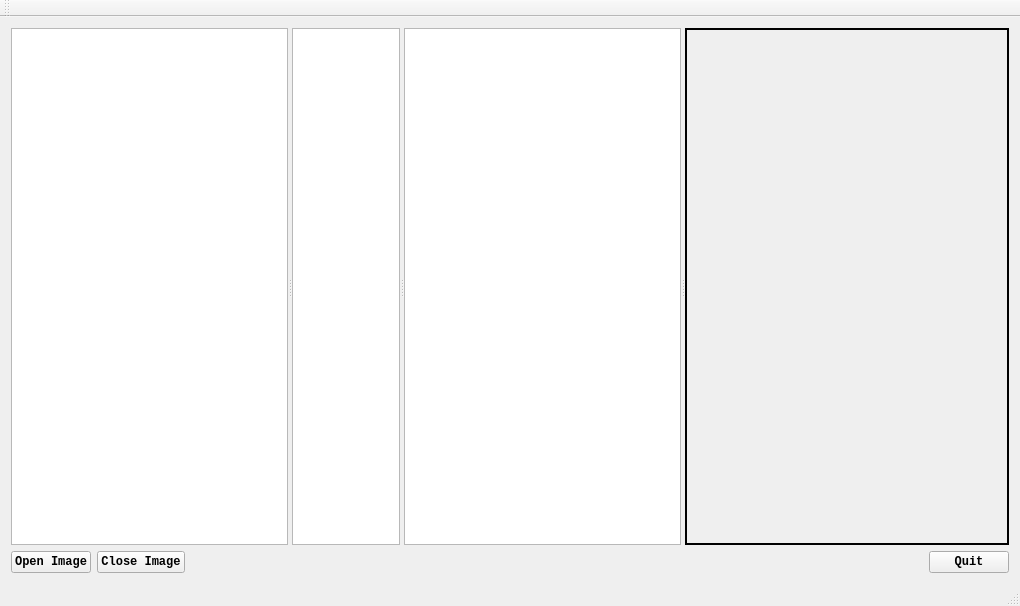
<?xml version="1.0" encoding="UTF-8"?>
<ui version="4.0">
 <class>DirModelClass</class>
 <widget class="QMainWindow" name="DirModelClass">
  <property name="enabled">
   <bool>true</bool>
  </property>
  <property name="geometry">
   <rect>
    <x>0</x>
    <y>0</y>
    <width>1020</width>
    <height>606</height>
   </rect>
  </property>
  <property name="sizePolicy">
   <sizepolicy hsizetype="Preferred" vsizetype="Preferred">
    <horstretch>3</horstretch>
    <verstretch>0</verstretch>
   </sizepolicy>
  </property>
  <property name="font">
   <font>
    <family>Consolas</family>
    <weight>75</weight>
    <italic>false</italic>
    <bold>true</bold>
    <stylestrategy>PreferAntialias</stylestrategy>
    <kerning>true</kerning>
   </font>
  </property>
  <property name="windowTitle">
   <string notr="true">ImageCommander Ver1.0.0</string>
  </property>
  <property name="windowOpacity">
   <double>0.950000000000000</double>
  </property>
  <property name="toolTip">
   <string/>
  </property>
  <property name="iconSize">
   <size>
    <width>50</width>
    <height>50</height>
   </size>
  </property>
  <property name="animated">
   <bool>true</bool>
  </property>
  <property name="documentMode">
   <bool>false</bool>
  </property>
  <property name="dockNestingEnabled">
   <bool>true</bool>
  </property>
  <widget class="QWidget" name="centralWidget">
   <layout class="QVBoxLayout" name="verticalLayout">
    <item>
     <widget class="QSplitter" name="splitter">
      <property name="orientation">
       <enum>Qt::Horizontal</enum>
      </property>
      <widget class="QTreeView" name="treeView">
       <property name="font">
        <font>
         <family>Consolas</family>
         <pointsize>9</pointsize>
         <weight>50</weight>
         <bold>false</bold>
         <stylestrategy>PreferAntialias</stylestrategy>
         <kerning>false</kerning>
        </font>
       </property>
       <property name="autoFillBackground">
        <bool>false</bool>
       </property>
       <property name="frameShape">
        <enum>QFrame::StyledPanel</enum>
       </property>
       <property name="frameShadow">
        <enum>QFrame::Plain</enum>
       </property>
       <property name="sizeAdjustPolicy">
        <enum>QAbstractScrollArea::AdjustIgnored</enum>
       </property>
       <property name="sortingEnabled">
        <bool>true</bool>
       </property>
       <property name="animated">
        <bool>true</bool>
       </property>
       <property name="allColumnsShowFocus">
        <bool>false</bool>
       </property>
       <property name="wordWrap">
        <bool>true</bool>
       </property>
       <property name="headerHidden">
        <bool>false</bool>
       </property>
       <property name="expandsOnDoubleClick">
        <bool>true</bool>
       </property>
       <attribute name="headerVisible">
        <bool>true</bool>
       </attribute>
      </widget>
      <widget class="QListWidget" name="pathListView">
       <property name="font">
        <font>
         <family>Consolas</family>
        </font>
       </property>
       <property name="sizeAdjustPolicy">
        <enum>QAbstractScrollArea::AdjustToContents</enum>
       </property>
      </widget>
      <widget class="QListWidget" name="picListView">
       <property name="font">
        <font>
         <family>Consolas</family>
        </font>
       </property>
       <property name="sizeAdjustPolicy">
        <enum>QAbstractScrollArea::AdjustIgnored</enum>
       </property>
      </widget>
      <widget class="QLabel" name="labelForImg">
       <property name="minimumSize">
        <size>
         <width>300</width>
         <height>300</height>
        </size>
       </property>
       <property name="font">
        <font>
         <family>Consolas</family>
         <pointsize>30</pointsize>
         <weight>75</weight>
         <italic>true</italic>
         <bold>true</bold>
         <stylestrategy>PreferAntialias</stylestrategy>
        </font>
       </property>
       <property name="toolTip">
        <string extracomment="Should be image displayed here, if there is any!"/>
       </property>
       <property name="layoutDirection">
        <enum>Qt::LeftToRight</enum>
       </property>
       <property name="autoFillBackground">
        <bool>false</bool>
       </property>
       <property name="frameShape">
        <enum>QFrame::WinPanel</enum>
       </property>
       <property name="frameShadow">
        <enum>QFrame::Plain</enum>
       </property>
       <property name="text">
        <string/>
       </property>
       <property name="pixmap">
        <pixmap>../../../../../Downloads/avid.jpg</pixmap>
       </property>
       <property name="scaledContents">
        <bool>true</bool>
       </property>
       <property name="alignment">
        <set>Qt::AlignCenter</set>
       </property>
       <property name="margin">
        <number>1</number>
       </property>
       <property name="indent">
        <number>-1</number>
       </property>
       <property name="openExternalLinks">
        <bool>false</bool>
       </property>
      </widget>
     </widget>
    </item>
    <item>
     <layout class="QHBoxLayout" name="horizontalLayout">
      <item>
       <widget class="QPushButton" name="pushButtonOpen">
        <property name="font">
         <font>
          <family>Consolas</family>
         </font>
        </property>
        <property name="text">
         <string>Open Image</string>
        </property>
       </widget>
      </item>
      <item>
       <widget class="QPushButton" name="pushButtonClose">
        <property name="font">
         <font>
          <family>Consolas</family>
         </font>
        </property>
        <property name="text">
         <string>Close Image</string>
        </property>
       </widget>
      </item>
      <item>
       <spacer name="horizontalSpacer">
        <property name="orientation">
         <enum>Qt::Horizontal</enum>
        </property>
        <property name="sizeHint" stdset="0">
         <size>
          <width>648</width>
          <height>20</height>
         </size>
        </property>
       </spacer>
      </item>
      <item>
       <widget class="QPushButton" name="pushButtonQuit">
        <property name="font">
         <font>
          <family>Consolas</family>
         </font>
        </property>
        <property name="text">
         <string>Quit</string>
        </property>
       </widget>
      </item>
     </layout>
    </item>
   </layout>
  </widget>
  <widget class="QMenuBar" name="menuBar">
   <property name="enabled">
    <bool>false</bool>
   </property>
   <property name="geometry">
    <rect>
     <x>0</x>
     <y>0</y>
     <width>1020</width>
     <height>24</height>
    </rect>
   </property>
  </widget>
  <widget class="QToolBar" name="mainToolBar">
   <attribute name="toolBarArea">
    <enum>TopToolBarArea</enum>
   </attribute>
   <attribute name="toolBarBreak">
    <bool>false</bool>
   </attribute>
  </widget>
  <widget class="QStatusBar" name="statusBar"/>
 </widget>
 <layoutdefault spacing="6" margin="11"/>
 <resources>
  <include location="DirModel.qrc"/>
 </resources>
 <connections/>
</ui>
